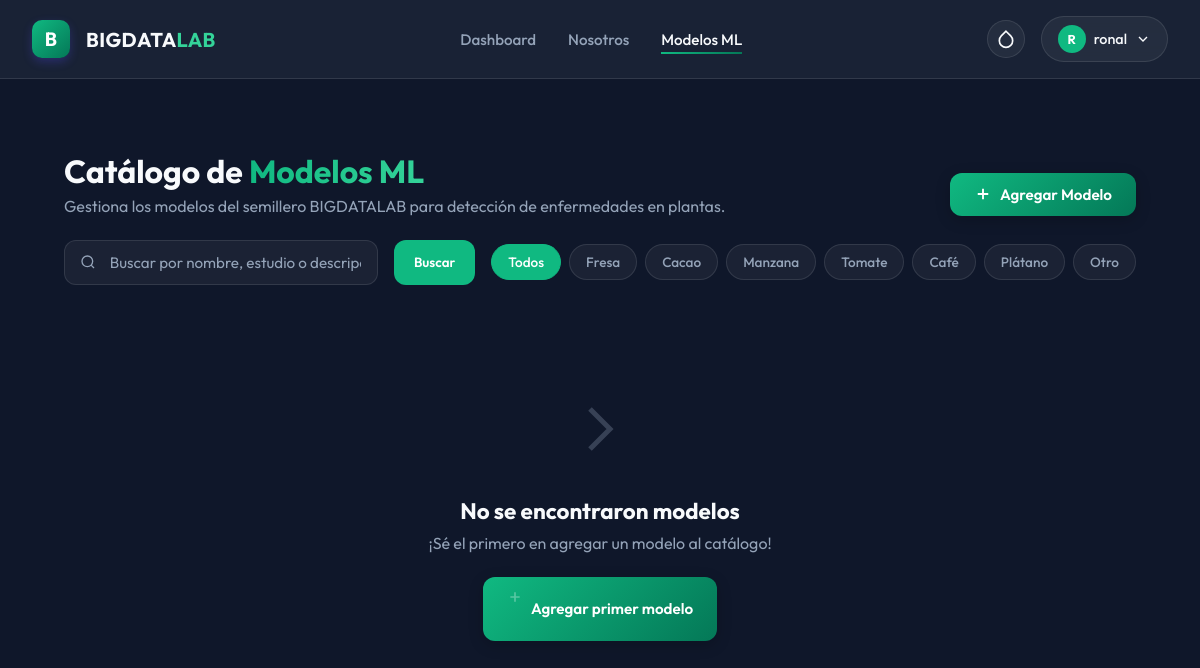
Page /modelos/ (signed in) on the earlier database version.
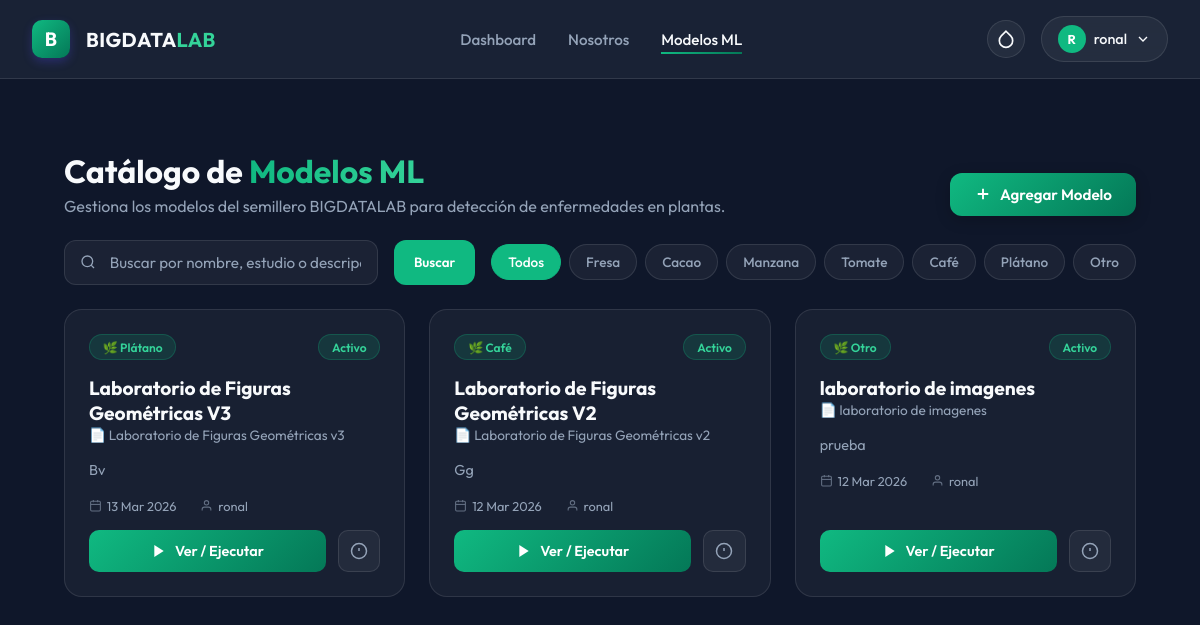
Same page on the later database version.
### app/models.py (models this page shows, shortened)
class ModeloML(models.Model):
    CATEGORIA_CHOICES = [
        ('fresa', 'Fresa'),
        ('cacao', 'Cacao'),
        ('manzana', 'Manzana'),
        ('tomate', 'Tomate'),
        ('cafe', 'Café'),
        ('platano', 'Plátano'),
        ('otro', 'Otro'),
    ]
    ESTADO_CHOICES = [
        ('activo', 'Activo'),
        ('inactivo', 'Inactivo'),
        ('entrenamiento', 'En Entrenamiento'),
    ]
    nombre = models.CharField(max_length=255)
    nombre_estudio = models.CharField(max_length=255, verbose_name='Nombre del Estudio')
    descripcion = models.TextField()
    categoria = models.CharField(max_length=50, choices=CATEGORIA_CHOICES)
    estado = models.CharField(max_length=20, choices=ESTADO_CHOICES, default='activo')
    archivo_modelo = models.FileField(
        upload_to='modelos_ml/',
        verbose_name='Archivo del Modelo (.onnx, .pkl)',
        help_text='Sube el archivo de tu modelo entrenado (formatos aceptados: .onnx, .pkl)'
    )
    documento_estudio = models.FileField(
        upload_to='estudios_pdf/',
        verbose_name='Documento del Estudio (PDF)',
        blank=True,
        null=True,
        help_text='Documento PDF con la investigación o estudio relacionado'
    )
    precision = models.DecimalField(
        max_digits=5,
        decimal_places=2,
        blank=True,
        null=True,
        verbose_name='Precisión (%)',
        help_text='Precisión del modelo en porcentaje (ej: 95.87)'
    )
    img_width = models.IntegerField(
        default=28,
        verbose_name='Ancho de Entrada (px)',
        help_text='Ancho esperado de la imagen por el modelo ONNX (ej: 28, 224).'
    )
    img_height = models.IntegerField(
        default=28,
        verbose_name='Alto de Entrada (px)',
        help_text='Alto esperado de la imagen por el modelo ONNX (ej: 28, 224).'
    )
    es_rgb = models.BooleanField(
        default=False,
        verbose_name='¿Es RGB (A color)?',
        help_text='Marca esta opción si el modelo fue entrenado con imágenes a color. Déjalo vacío si es en escala de grises.'
    )
    invertir_colores = models.BooleanField(
        default=False,
        verbose_name='¿Invertir Colores?',
        help_text='Ideal para modelos como MNIST que esperan trazos blancos sobre fondo negro.'
    )
    nombres_clases = models.TextField(
        blank=True,
        null=True,
        verbose_name='Nombres de las Clases',
        help_text='Nombres separados por comas. Ej: "Manzana Sana,Manzana Enferma". Convierte el resultado numérico en texto legible.'
    )
    usuario = models.ForeignKey(User, on_delete=models.CASCADE, related_name='modelos_ml')
    fecha_creacion = models.DateTimeField(auto_now_add=True)
    fecha_actualizacion = models.DateTimeField(auto_now=True)
    class Meta:
        ordering = ['-fecha_creacion']
        verbose_name = 'Modelo ML'
        verbose_name_plural = 'Modelos ML'

### app/views.py (the view)
# urls.py: path('modelos/', views.modelos_lista, name='modelos_lista'),
@login_required(login_url='index')
def modelos_lista(request):
    from app.models import ModeloML
    query = request.GET.get('q', '')
    categoria = request.GET.get('categoria', '')
    modelos = ModeloML.objects.all().order_by('-fecha_creacion')
    if query:
        modelos = modelos.filter(nombre__icontains=query) | modelos.filter(nombre_estudio__icontains=query) | modelos.filter(descripcion__icontains=query)
    if categoria:
        modelos = modelos.filter(categoria=categoria)
    CATEGORIAS = ModeloML.CATEGORIA_CHOICES
    return render(request, 'modelos_lista.html', {
        'modelos': modelos,
        'categorias': CATEGORIAS,
        'query': query,
        'categoria_activa': categoria,
    })

### app/templates/modelos_lista.html (shortened to what this page needs)
{% extends "base.html" %}
{% block content %}
<div class="page-header">
    <div class="page-header-left">
        <h1>Catálogo de <span>Modelos ML</span></h1>
        <p>Gestiona los modelos del semillero BIGDATALAB para detección de enfermedades en plantas.</p>
    </div>
    <a href="{% url 'modelo_crear' %}" class="btn-nuevo">
        <svg width="18" height="18" viewBox="0 0 24 24" fill="none" stroke="currentColor" stroke-width="2.5"><path d="M12 5v14M5 12h14"/></svg>
        Agregar Modelo
    </a>
</div>
<div class="search-bar">
    <form method="GET" style="flex: 1; display: flex; gap: 1rem; flex-wrap: wrap;">
        <div class="search-input-wrap">
            <svg width="16" height="16" viewBox="0 0 24 24" fill="none" stroke="currentColor" stroke-width="2"><circle cx="11" cy="11" r="8"/><path d="m21 21-4.35-4.35"/></svg>
            <input type="text" name="q" class="search-input" placeholder="Buscar por nombre, estudio o descripción..." value="{{ query }}">
        </div>
        <button type="submit" style="padding: 0.75rem 1.25rem; background: var(--primary); color: white; border: none; border-radius: 12px; font-weight: 600; cursor: pointer;">Buscar</button>
    </form>
    <div class="filter-chips">
        <a href="{% url 'modelos_lista' %}{% if query %}?q={{ query }}{% endif %}" class="chip {% if not categoria_activa %}active{% endif %}">Todos</a>
        {% for key, label in categorias %}
        <a href="?categoria={{ key }}{% if query %}&q={{ query }}{% endif %}" class="chip {% if categoria_activa == key %}active{% endif %}">{{ label }}</a>
        {% endfor %}
    </div>
</div>
<div class="modelos-grid">
    {% if modelos %}
        {% for modelo in modelos %}
        <div class="modelo-card">
            <div class="card-top">
                <span class="categoria-badge">🌿 {{ modelo.get_categoria_display }}</span>
                <span class="estado-badge estado-{{ modelo.estado }}">{{ modelo.get_estado_display }}</span>
            </div>
            <div>
                <div class="card-nombre">{{ modelo.nombre }}</div>
                <div class="card-estudio">📄 {{ modelo.nombre_estudio }}</div>
            </div>
            <p class="card-descripcion">{{ modelo.descripcion }}</p>
            <div class="card-meta">
                <span class="card-meta-item">
                    <svg width="13" height="13" viewBox="0 0 24 24" fill="none" stroke="currentColor" stroke-width="2"><rect x="3" y="4" width="18" height="18" rx="2" ry="2"/><line x1="16" y1="2" x2="16" y2="6"/><line x1="8" y1="2" x2="8" y2="6"/><line x1="3" y1="10" x2="21" y2="10"/></svg>
                    {{ modelo.fecha_creacion|date:"d M Y" }}
                </span>
                <span class="card-meta-item">
                    <svg width="13" height="13" viewBox="0 0 24 24" fill="none" stroke="currentColor" stroke-width="2"><path d="M20 21v-2a4 4 0 0 0-4-4H8a4 4 0 0 0-4 4v2"/><circle cx="12" cy="7" r="4"/></svg>
                    {{ modelo.usuario.get_full_name|default:modelo.usuario.username }}
                </span>
            </div>
            <div class="card-actions">
                <a href="{% url 'modelo_detalle' modelo.pk %}" class="btn-play">
                    <svg width="16" height="16" viewBox="0 0 24 24" fill="currentColor"><polygon points="5 3 19 12 5 21 5 3"/></svg>
                    Ver / Ejecutar
                </a>
                <a href="{% url 'modelo_detalle' modelo.pk %}" class="btn-detalle" title="Ver detalle">
                    <svg width="18" height="18" viewBox="0 0 24 24" fill="none" stroke="currentColor" stroke-width="2"><circle cx="12" cy="12" r="10"/><line x1="12" y1="8" x2="12" y2="12"/><line x1="12" y1="16" x2="12.01" y2="16"/></svg>
                </a>
            </div>
        </div>
        {% endfor %}
    {% else %}
        <div class="empty-state">
            <svg width="80" height="80" viewBox="0 0 24 24" fill="none" stroke="currentColor" stroke-width="1.5"><path d="m9 18 6-6-6-6"/></svg>
            <h3>No se encontraron modelos</h3>
            <p>{% if query or categoria_activa %}Intenta cambiar los filtros de búsqueda.{% else %}¡Sé el primero en agregar un modelo al catálogo!{% endif %}</p>
            {% if not query and not categoria_activa %}
            <a href="{% url 'modelo_crear' %}" class="btn-nuevo" style="display: inline-flex; margin-top: 1.5rem;">
                <svg width="16" height="16" viewBox="0 0 24 24" fill="none" stroke="currentColor" stroke-width="2.5"><path d="M12 5v14M5 12h14"/></svg>
                Agregar primer modelo
            </a>
            {% endif %}
        </div>
    {% endif %}
</div>
{% endblock %}

### app/templates/base.html (shortened to what this page needs)
<!DOCTYPE html>
<html lang="es">
<head>
</head>
<body x-data="{
    mobileMenuOpen: false,
    theme: localStorage.getItem('theme') || 'green',
    toggleTheme() {
        this.theme = this.theme === 'green' ? 'indigo' : 'green';
        localStorage.setItem('theme', this.theme);
        document.documentElement.setAttribute('data-theme', this.theme);
    }
}" x-init="document.documentElement.setAttribute('data-theme', theme)">
    <nav class="navbar">
        <div class="nav-container">
            <a href="{% url 'dashboard' %}" class="nav-brand">
                <div class="brand-icon">B</div>
                <div class="brand-text">BIGDATA<span>LAB</span></div>
            </a>
            <div class="nav-links">
                <a href="{% url 'dashboard' %}"
                    class="nav-link {% if request.resolver_match.url_name == 'dashboard' %}active{% endif %}">Dashboard</a>
                <a href="{% url 'nosotros' %}"
                    class="nav-link {% if request.resolver_match.url_name == 'nosotros' %}active{% endif %}">Nosotros</a>
                <a href="{% url 'modelos_lista' %}"
                    class="nav-link {% if 'modelos' in request.resolver_match.url_name %}active{% endif %}">Modelos ML</a>
            </div>
            <div style="display: flex; gap: 1rem; align-items: center;">
                <button @click="toggleTheme()" class="user-btn" title="Alternar Tema" style="padding: 0.5rem; border-radius: 50%;">
                    <svg x-show="theme === 'green'" width="20" height="20" viewBox="0 0 24 24" fill="none" stroke="currentColor" stroke-width="2">
                        <path d="M12 2.69l5.66 5.66a8 8 0 1 1-11.31 0z"/>
                    </svg>
                </button>
                <div class="user-menu-container" x-data="{ open: false }">
                    <button @click="open = !open" @click.outside="open = false" class="user-btn">
                    <div class="user-avatar">
                        {{ user.first_name|default:user.username|make_list|first|upper }}
                    </div>
                    <span>{{ user.username }}</span>
                    <svg width="16" height="16" viewBox="0 0 24 24" fill="none" stroke="currentColor" stroke-width="2">
                        <path d="m6 9 6 6 6-6" />
                    </svg>
                </button>
            </div>
            </div>
        </div>
    </nav>
    <main class="main-container">
        {% block content %}
        {% endblock %}
    </main>
</body>
</html>

### app/templates/base.html (style rules this page uses)
:root { --primary: #10B981; --primary-hover: #059669; --secondary: #10B981; --background-dark: #0f172a; --surface: #1e293b; --surface-glass: rgba(30, 41, 59, 0.7); --glass-border: rgba(255, 255, 255, 0.1); --text-main: #F8FAFC; --text-muted: #94A3B8; --theme-grad-1: #10B981; --theme-grad-2: #047857; --theme-text-hl: #34D399; --theme-icon-bg: #10B981; }
* { margin: 0; padding: 0; box-sizing: border-box; font-family: 'Outfit', sans-serif; }
body { background-color: var(--background-dark); color: var(--text-main); min-height: 100vh; display: flex; flex-direction: column; overflow-x: hidden; }
.navbar { background: var(--surface-glass); backdrop-filter: blur(16px); -webkit-backdrop-filter: blur(16px); border-bottom: 1px solid var(--glass-border); position: sticky; top: 0; z-index: 50; padding: 1rem 2rem; transition: all 0.3s ease; }
.nav-container { max-width: 1400px; margin: 0 auto; display: flex; justify-content: space-between; align-items: center; }
.nav-brand { display: flex; align-items: center; gap: 1rem; text-decoration: none; color: var(--text-main); }
.brand-icon { width: 38px; height: 38px; background: linear-gradient(135deg, var(--theme-grad-1), var(--theme-grad-2)); border-radius: 10px; display: flex; align-items: center; justify-content: center; font-weight: bold; font-size: 1.2rem; box-shadow: 0 4px 10px rgba(79, 70, 229, 0.3); color: white; }
.brand-text { font-size: 1.25rem; font-weight: 700; letter-spacing: 0.02em; }
.brand-text span { color: var(--theme-text-hl); }
.nav-links { display: flex; gap: 2rem; align-items: center; }
.nav-link { text-decoration: none; color: var(--text-muted); font-weight: 500; font-size: 0.95rem; transition: color 0.2s, transform 0.2s; position: relative; }
.nav-link:hover, .nav-link.active { color: var(--text-main); }
.nav-link::after { content: ''; position: absolute; bottom: -5px; left: 0; width: 100%; height: 2px; background: linear-gradient(90deg, var(--theme-grad-1), var(--theme-grad-2)); transform: scaleX(0); transition: transform 0.3s ease; transform-origin: right; }
.nav-link:hover::after, .nav-link.active::after { transform: scaleX(1); transform-origin: left; }
.user-menu-container { position: relative; }
.user-btn { background: rgba(255, 255, 255, 0.05); border: 1px solid var(--glass-border); padding: 0.5rem 1rem; border-radius: 9999px; color: var(--text-main); display: flex; align-items: center; gap: 0.5rem; cursor: pointer; transition: background 0.2s; font-size: 0.9rem; font-weight: 500; }
.user-avatar { width: 28px; height: 28px; background: var(--theme-icon-bg); border-radius: 50%; display: flex; align-items: center; justify-content: center; font-weight: bold; color: white; font-size: 0.8rem; }
.main-container { flex: 1; padding: 2rem; max-width: 1400px; margin: 0 auto; width: 100%; }

Differences in the rows shown:
added ModeloML: categoria "Plátano", estado "Activo", nombre "Laboratorio de Figuras Geométricas V3", nombre_estudio "Laboratorio de Figuras Geométricas v3", descripcion "Bv", fecha_creacion "13 Mar 2026", usuario.get_full_name "ronal"
added ModeloML: categoria "Café", estado "Activo", nombre "Laboratorio de Figuras Geométricas V2", nombre_estudio "Laboratorio de Figuras Geométricas v2", descripcion "Gg", fecha_creacion "12 Mar 2026", usuario.get_full_name "ronal"
added ModeloML: categoria "Otro", estado "Activo", nombre "laboratorio de imagenes", nombre_estudio "laboratorio de imagenes", descripcion "prueba", fecha_creacion "12 Mar 2026", usuario.get_full_name "ronal"
Other differences:
text no longer shown: "No se encontraron modelos ¡Sé el primero en agregar un modelo al catálogo! Agregar primer modelo"
